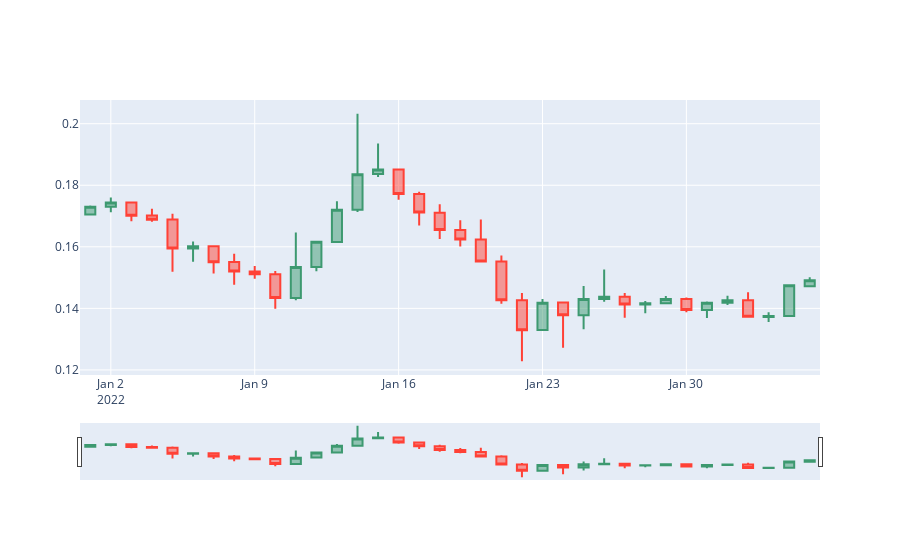

Write notebook code for a chart like this one.
### Code cell
fig = plt.graph_objects.Figure(data=[plt.graph_objects.Candlestick(x=df.index, 
                                     open=df['Open'], 
                                     high=df['High'], 
                                     low=df['Low'], 
                                     close=df['Close'])])
fig.show()
